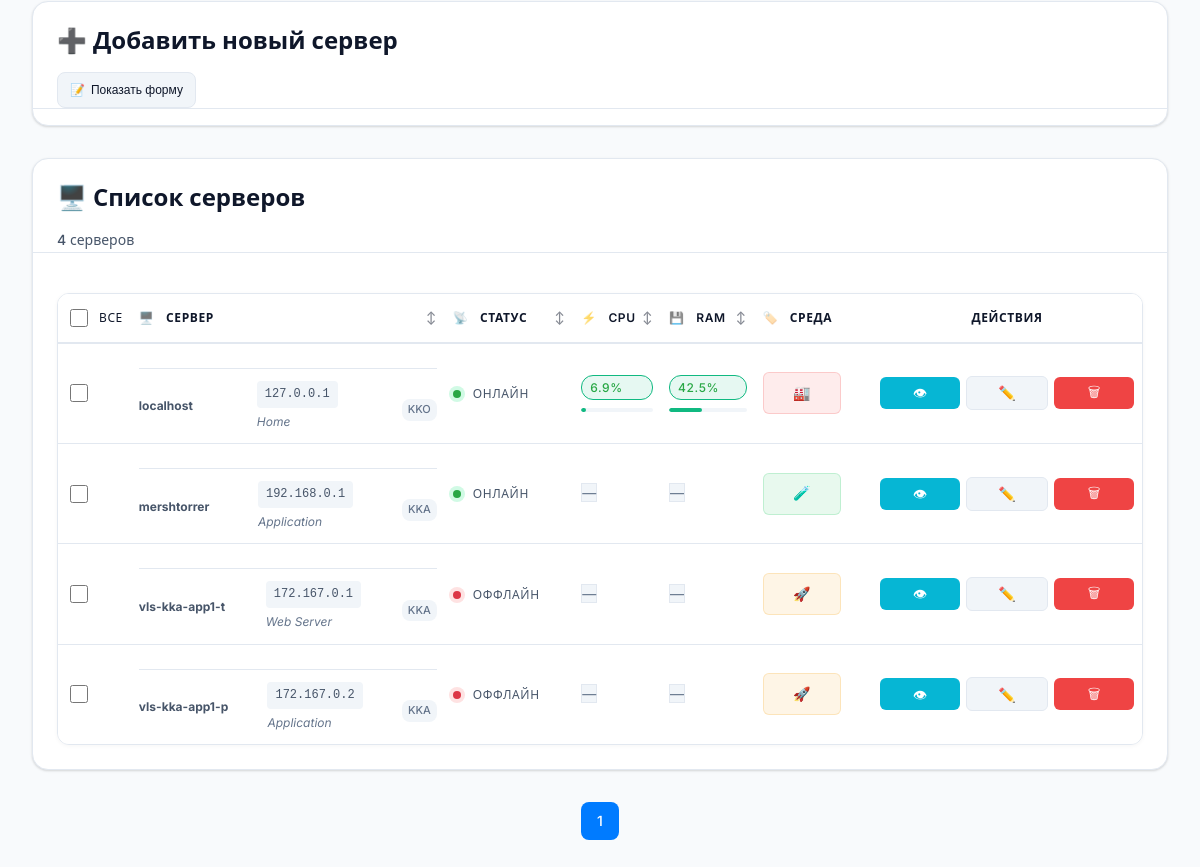
Before: /servers (signed in, lower part) with the older database file.
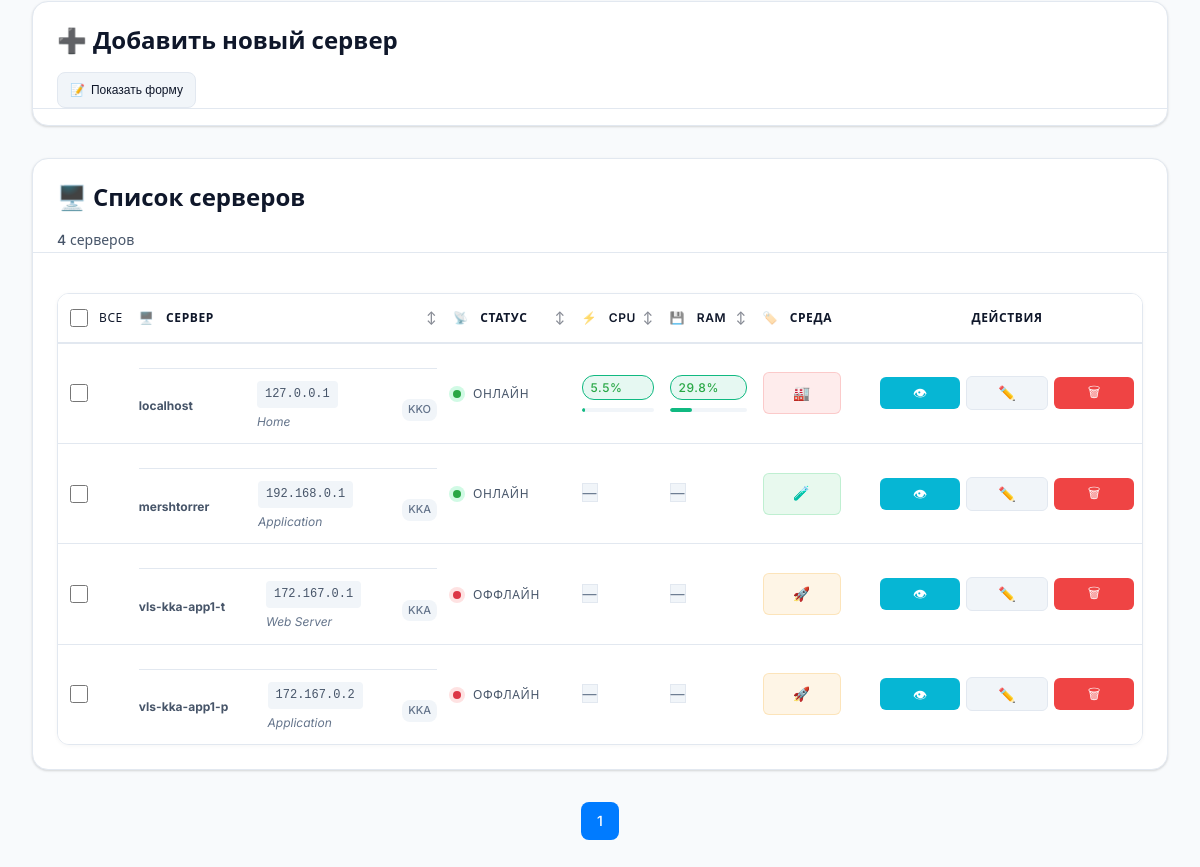
After: the same page with the newer database file.
### app/models.py (models this page shows)
class Metric(Base):
    __tablename__ = "metrics"
    id = Column(Integer, primary_key=True, index=True)
    server_id = Column(Integer, ForeignKey("servers.id", ondelete="CASCADE"), nullable=False, index=True)
    timestamp = Column(DateTime, default=datetime.utcnow, index=True)
    cpu_percent = Column(Float, nullable=True)
    cpu_temp = Column(Float, nullable=True)  # CPU temperature in Celsius
    ram_percent = Column(Float, nullable=True)
    swap_percent = Column(Float, nullable=True)  # Swap usage percentage
    disk_percent = Column(Float, nullable=True)
    disk_io_read = Column(Float, nullable=True)  # Disk I/O read MB/s
    disk_io_write = Column(Float, nullable=True)  # Disk I/O write MB/s
    processes = Column(Integer, nullable=True)
    network_in_kbps = Column(Float, nullable=True)
    network_out_kbps = Column(Float, nullable=True)
    reachable = Column(Boolean, default=None)
    services_status = Column(String(1000), nullable=True)  # JSON string of services status
    ports_status = Column(String(1000), nullable=True)  # JSON string of ports status
    server = relationship("Server", back_populates="metrics")

class Server(Base):
    __tablename__ = "servers"
    id = Column(Integer, primary_key=True, index=True)
    hostname = Column(String(200), nullable=False)
    ip_address = Column(String(100), nullable=False)
    system_name = Column(String(200), nullable=True)
    owner = Column(String(200), nullable=True)
    is_cluster = Column(Boolean, default=False)
    environment = Column(String(20), default="prod")  # test|stage|prod
    tags = Column(String(500), nullable=True)
    ssh_host = Column(String(200), nullable=True)
    ssh_port = Column(Integer, default=22)
    ssh_username = Column(String(200), nullable=True)
    ssh_password = Column(String(500), nullable=True)  # Encrypted
    snmp_version = Column(String(10), nullable=True)  # v2c
    snmp_community = Column(String(500), nullable=True)  # Encrypted
    metric_source = Column(String(20), default="auto")  # auto|local|ssh|snmp
    services_to_monitor = Column(String(1000), nullable=True)  # JSON string of services to monitor
    ports_to_monitor = Column(String(1000), nullable=True)  # JSON string of ports to monitor
    created_at = Column(DateTime, default=datetime.utcnow)
    metrics = relationship("Metric", back_populates="server", cascade="all, delete-orphan")

### app/routers.py (the view, shortened to what this page needs)
@router.get("/servers")
async def list_servers(
    request: Request,
    db: AsyncSession = Depends(get_db),
    q: str | None = None,
    cluster: str | None = None,  # 'yes' | 'no' | None
    reachable: str | None = None,  # 'yes' | 'no' | None
    environment: str | None = None,  # 'test' | 'stage' | 'prod' | None
    sort: str | None = None,  # hostname|ip|reachable|cpu|ram
    tag: str | None = None,
    system: str | None = None,  # system name filter
    owner: str | None = None,  # owner filter
    page: int = Query(1, ge=1),
    per_page: int = Query(20, ge=1, le=100),
):
    if not request.user.is_authenticated:
        return RedirectResponse(url="/login", status_code=HTTP_302_FOUND)
    servers = (await db.execute(select(Server))).scalars().all()
    enriched = []
    for s in servers:
        latest = (await db.execute(
            select(Metric).where(Metric.server_id == s.id).order_by(Metric.timestamp.desc()).limit(1)
        )).scalar_one_or_none()
        enriched.append((s, latest))
    if q:
        qlow = q.lower()
        enriched = [e for e in enriched if (qlow in e[0].hostname.lower()) or (qlow in e[0].ip_address.lower()) or (e[0].system_name and qlow in e[0].system_name.lower()) or (e[0].owner and qlow in e[0].owner.lower())]
    if cluster in {"yes", "no"}:
        want = cluster == "yes"
        enriched = [e for e in enriched if bool(e[0].is_cluster) == want]
    if reachable in {"yes", "no"}:
        want = reachable == "yes"
        enriched = [e for e in enriched if (e[1].reachable if e[1] is not None else False) == want]
    if environment in {"test", "stage", "prod"}:
        enriched = [e for e in enriched if e[0].environment == environment]
    if tag:
        t = tag.lower()
        enriched = [e for e in enriched if (e[0].tags and t in e[0].tags.lower())]
    if system:
        enriched = [e for e in enriched if e[0].system_name == system]
    if owner:
        enriched = [e for e in enriched if e[0].owner and owner.lower() in e[0].owner.lower()]
    key_func = None
    reverse = False
    if sort == "hostname":
        key_func = lambda e: e[0].hostname.lower()
    elif sort == "ip":
        key_func = lambda e: e[0].ip_address
    elif sort == "reachable":
        key_func = lambda e: (e[1].reachable if e[1] is not None else False)
        reverse = True
    elif sort == "cpu":
        key_func = lambda e: (e[1].cpu_percent if (e[1] and e[1].cpu_percent is not None) else -1)
        reverse = True
    elif sort == "ram":
        key_func = lambda e: (e[1].ram_percent if (e[1] and e[1].ram_percent is not None) else -1)
        reverse = True
    elif sort == "system":
        key_func = lambda e: (e[0].system_name or "").lower()
    if key_func:
        enriched.sort(key=key_func, reverse=reverse)
    total_items = len(enriched)
    total_pages = (total_items + per_page - 1) // per_page
    start_idx = (page - 1) * per_page
    end_idx = start_idx + per_page
    paginated_enriched = enriched[start_idx:end_idx]
    class Pagination:
        def __init__(self, page, per_page, total, items):
            self.page = page
            self.per_page = per_page
            self.total = total
            self.pages = total_pages
            self.has_prev = page > 1
            self.has_next = page < total_pages
            self.prev_num = page - 1 if self.has_prev else None
            self.next_num = page + 1 if self.has_next else None
    pagination = Pagination(page, per_page, total_items, paginated_enriched)
    is_admin = (request.session.get("role") == UserRole.admin.value) if hasattr(request, "session") else False
    return request.app.state.templates.TemplateResponse(
        "servers.html",
        {
            "request": request,
            "servers": [e[0] for e in paginated_enriched],
            "latest_map": {e[0].id: e[1] for e in paginated_enriched},
            "params": {"q": q or "", "cluster": cluster or "", "reachable": reachable or "", "environment": environment or "", "sort": sort or "", "tag": tag or "", "system": system or "", "owner": owner or ""},
            "is_admin": is_admin,
            "pagination": pagination,
        },
    )

### templates/servers.html (shortened to what the changed rows need)
{% extends "base.html" %}
{% block content %}
  <div class="card servers-table-card">
    <div class="card-body">
      <div id="table-view" class="table-view">
  <div class="table-container">
          <table class="table servers-table">
      <thead>
        <tr>
                <th class="select-all-column">
                  <label class="checkbox-label">
                    <input type="checkbox" id="select-all" onchange="toggleSelectAll()" />
                    <span class="checkbox-text">Все</span>
                  </label>
                </th>
                <th class="sortable" data-sort="hostname">
                  <span class="sort-icon">🖥️</span> Сервер
                </th>
                <th class="sortable" data-sort="reachable">
                  <span class="sort-icon">📡</span> Статус
                </th>
                <th class="sortable" data-sort="cpu">
                  <span class="sort-icon">⚡</span> CPU
                </th>
                <th class="sortable" data-sort="ram">
                  <span class="sort-icon">💾</span> RAM
                </th>
                <th>
                  <span class="sort-icon">🏷️</span> Среда
                </th>
          <th>Действия</th>
        </tr>
      </thead>
      <tbody>
        {% for s in servers %}
              {% set m = latest_map.get(s.id) %}
              <tr class="server-row" data-server-id="{{ s.id }}">
                <td class="select-column">
                  <label class="checkbox-label">
                    <input type="checkbox" class="server-checkbox" value="{{ s.id }}" onchange="updateBulkActions()" />
                  </label>
                </td>
                <td>
                  <div class="server-info">
            <div class="server-name">
              <strong>{{ s.hostname }}</strong>
            </div>
                    <div class="server-details">
                      <code class="ip-address">{{ s.ip_address }}</code>
                      {% if s.system_name %}
                        <span class="system-name">{{ s.system_name }}</span>
            {% endif %}
                    </div>
            {% if s.tags %}
              <div class="tags">
                        {% for tag in s.tags.split(',')[:3] %}
                  <span class="tag">{{ tag.strip() }}</span>
                {% endfor %}
              </div>
            {% endif %}
                  </div>
          </td>
          <td>
            {% if m and m.reachable %}
                    <span class="status-indicator online"></span>
                    <span class="status-text">Онлайн</span>
            {% elif m and m.reachable == False %}
                    <span class="status-indicator offline"></span>
                    <span class="status-text">Оффлайн</span>
            {% else %}
                    <span class="status-indicator unknown"></span>
                    <span class="status-text">Неизвестно</span>
            {% endif %}
          </td>
          <td>
            {% if m and m.cpu_percent is not none %}
                    <div class="metric-display">
              <span class="metric-badge {{ 'metric-critical' if m.cpu_percent > 90 else 'metric-warning' if m.cpu_percent > 75 else 'metric-ok' }}">
                {{ "%.1f"|format(m.cpu_percent) }}%
              </span>
                      <div class="metric-bar">
                        <div class="metric-fill metric-fill-cpu" data-width="{{ m.cpu_percent }}" data-value="{{ m.cpu_percent }}"></div>
                      </div>
                    </div>
            {% else %}
                    <span class="metric-unknown">—</span>
            {% endif %}
          </td>
          <td>
            {% if m and m.ram_percent is not none %}
                    <div class="metric-display">
              <span class="metric-badge {{ 'metric-critical' if m.ram_percent > 90 else 'metric-warning' if m.ram_percent > 75 else 'metric-ok' }}">
                {{ "%.1f"|format(m.ram_percent) }}%
              </span>
                      <div class="metric-bar">
                        <div class="metric-fill metric-fill-ram" data-width="{{ m.ram_percent }}" data-value="{{ m.ram_percent }}"></div>
                      </div>
                    </div>
                  {% else %}
                    <span class="metric-unknown">—</span>
                  {% endif %}
                </td>
                <td>
                  {% if s.environment == 'test' %}
                    <span class="environment-badge environment-test">🧪</span>
                  {% elif s.environment == 'stage' %}
                    <span class="environment-badge environment-stage">🚀</span>
                  {% elif s.environment == 'prod' %}
                    <span class="environment-badge environment-prod">🏭</span>
            {% else %}
                    <span class="environment-badge environment-unknown">❓</span>
            {% endif %}
          </td>
          <td>
            <div class="action-buttons">
                    <a href="/servers/{{ s.id }}" class="btn btn-sm btn-primary" title="Подробнее">
                      <span class="btn-icon">👁</span>
                    </a>
              {% if is_admin %}
                      <a href="/servers/{{ s.id }}/edit" class="btn btn-sm btn-secondary" title="Редактировать">
                        <span class="btn-icon">✏️</span>
                      </a>
                      <button type="button" class="btn btn-sm btn-error" data-server-id="{{ s.id }}" data-server-name="{{ s.hostname }}" onclick="deleteServerFromButton(this)" title="Удалить">
                        <span class="btn-icon">🗑</span>
                      </button>
              {% endif %}
            </div>
          </td>
        </tr>
        {% endfor %}
      </tbody>
    </table>
        </div>
      </div>
    </div>
  </div>
{% endblock %}

Changed rows visible on the page:
no longer on this page (row unchanged): Metric: cpu_percent "6.9", ram_percent "42.5"
computed for Server "localhost": {{ m.cpu_percent }} 6.9 → 5.5 (drawn); {{ m.ram_percent }} 42.5 → 29.8 (drawn)
added Metric: cpu_percent "5.5", ram_percent "29.8"
